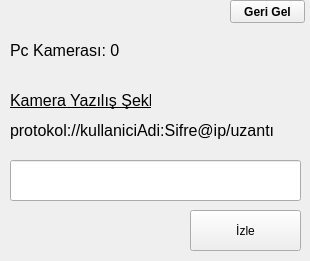
<?xml version="1.0" encoding="UTF-8"?>
<ui version="4.0">
 <class>KameraIzle</class>
 <widget class="QMainWindow" name="KameraIzle">
  <property name="geometry">
   <rect>
    <x>0</x>
    <y>0</y>
    <width>310</width>
    <height>261</height>
   </rect>
  </property>
  <property name="windowTitle">
   <string>Kamera Izleme</string>
  </property>
  <widget class="QWidget" name="centralwidget">
   <widget class="QPushButton" name="geriGel">
    <property name="geometry">
     <rect>
      <x>230</x>
      <y>0</y>
      <width>75</width>
      <height>23</height>
     </rect>
    </property>
    <property name="font">
     <font>
      <weight>75</weight>
      <bold>true</bold>
     </font>
    </property>
    <property name="text">
     <string>Geri Gel</string>
    </property>
   </widget>
   <widget class="QLabel" name="label_2">
    <property name="geometry">
     <rect>
      <x>10</x>
      <y>90</y>
      <width>141</width>
      <height>21</height>
     </rect>
    </property>
    <property name="font">
     <font>
      <pointsize>12</pointsize>
      <weight>50</weight>
      <bold>false</bold>
      <underline>true</underline>
     </font>
    </property>
    <property name="text">
     <string>Kamera Yazılış Şekli</string>
    </property>
   </widget>
   <widget class="QPushButton" name="pushButton">
    <property name="geometry">
     <rect>
      <x>190</x>
      <y>210</y>
      <width>111</width>
      <height>41</height>
     </rect>
    </property>
    <property name="text">
     <string>İzle</string>
    </property>
   </widget>
   <widget class="QLineEdit" name="lineEdit">
    <property name="geometry">
     <rect>
      <x>10</x>
      <y>160</y>
      <width>291</width>
      <height>41</height>
     </rect>
    </property>
    <property name="font">
     <font>
      <pointsize>12</pointsize>
     </font>
    </property>
   </widget>
   <widget class="QLabel" name="label">
    <property name="geometry">
     <rect>
      <x>10</x>
      <y>120</y>
      <width>281</width>
      <height>21</height>
     </rect>
    </property>
    <property name="font">
     <font>
      <pointsize>12</pointsize>
     </font>
    </property>
    <property name="text">
     <string>protokol://kullaniciAdi:Sifre@ip/uzantı</string>
    </property>
   </widget>
   <widget class="QLabel" name="label_3">
    <property name="geometry">
     <rect>
      <x>10</x>
      <y>40</y>
      <width>111</width>
      <height>21</height>
     </rect>
    </property>
    <property name="font">
     <font>
      <pointsize>12</pointsize>
     </font>
    </property>
    <property name="text">
     <string>Pc Kamerası: 0</string>
    </property>
   </widget>
  </widget>
 </widget>
 <resources/>
 <connections/>
</ui>
